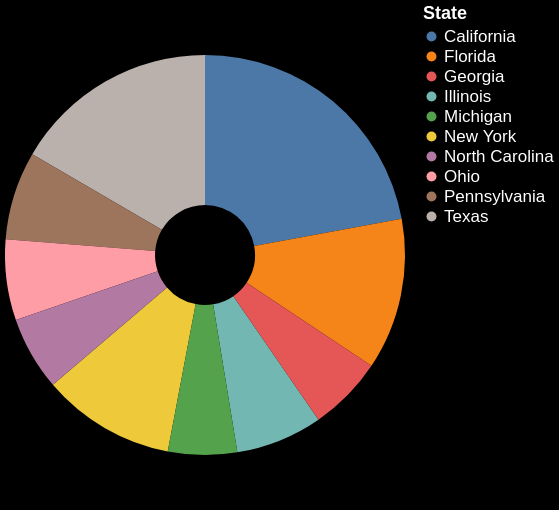

Vega-Lite specification stored for this chart:
### Vega-Lite specification from a JSON file in a GitHub repository (floating-point values rounded to 4 significant figures)
{"$schema": "https://vega.github.io/schema/vega-lite/v5.json", "view": {"stroke": "black"}, "width": 400, "height": 500, "data": {"values": [{"State": "California", "value": 39613493}, {"State": "Texas", "value": 29730311}, {"State": "Florida", "value": 21944577}, {"State": "New York", "value": 19299981}, {"State": "Pennsylvania", "value": 12804123}, {"State": "Illinois", "value": 12569321}, {"State": "Ohio", "value": 11714618}, {"State": "Georgia", "value": 10830007}, {"State": "North Carolina", "value": 10701022}, {"State": "Michigan", "value": 9992427}]}, "mark": {"type": "arc", "innerRadius": 50}, "encoding": {"theta": {"field": "value", "type": "quantitative"}, "color": {"field": "State", "type": "nominal", "legend": {"titleColor": "white", "labelColor": "white", "labelFontSize": 17, "titleFontSize": 18}}, "tooltip": [{"field": "State", "type": "nominal", "title": "State"}, {"field": "value", "type": "quantitative", "title": "Total Population"}]}, "background": "balck"}
